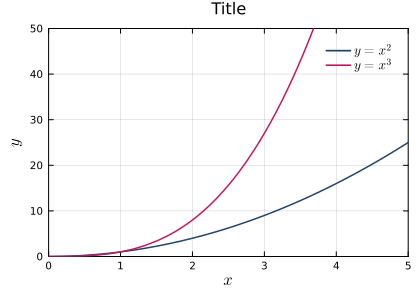

Julia code for this plot:
using Plots
using LaTeXStrings

plot(
  size = (420,300),
  title = "Title",
  xlabel = L"x",
  ylabel = L"y",
  titlefontsize = 11,
  guidefont = 11,
  legendfontsize = 9,
  tickfontsize = 7,
  framestyle = :box,
  background_color = :transparent,
  background_color_legend = :transparent,
  foreground_color_legend = :transparent,
)

plot!(
  x -> x^2,
  xlims = (0,5),
  ylims = (0,50),
  label = L"y = x^2",
  lw = 1.5,
  lc = "#224466",
)

plot!(
  x -> x^3,
  xlims = (0,5),
  ylims = (0,50),
  label = L"y = x^3",
  lw = 1.5,
  lc = "#BC1C5F",
)

savefig("./plots.svg")